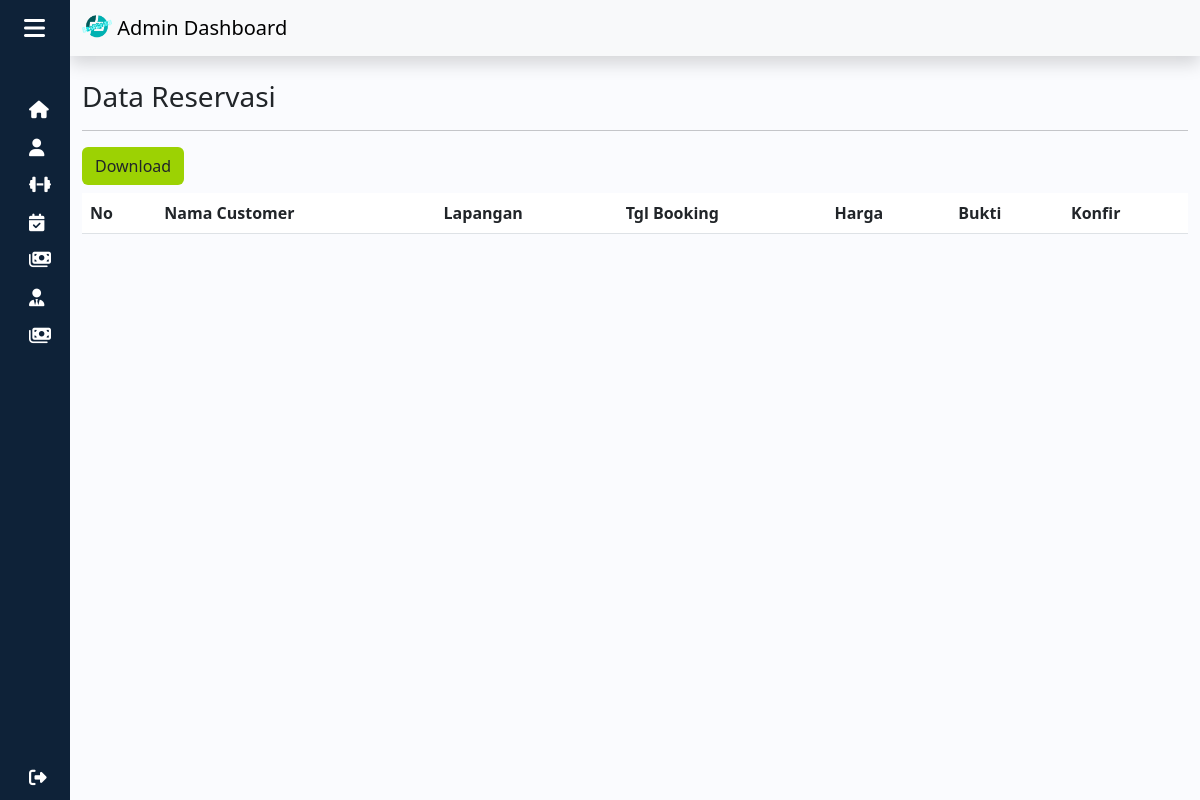
The app's page /admin/reservasi.php (signed in), older data.
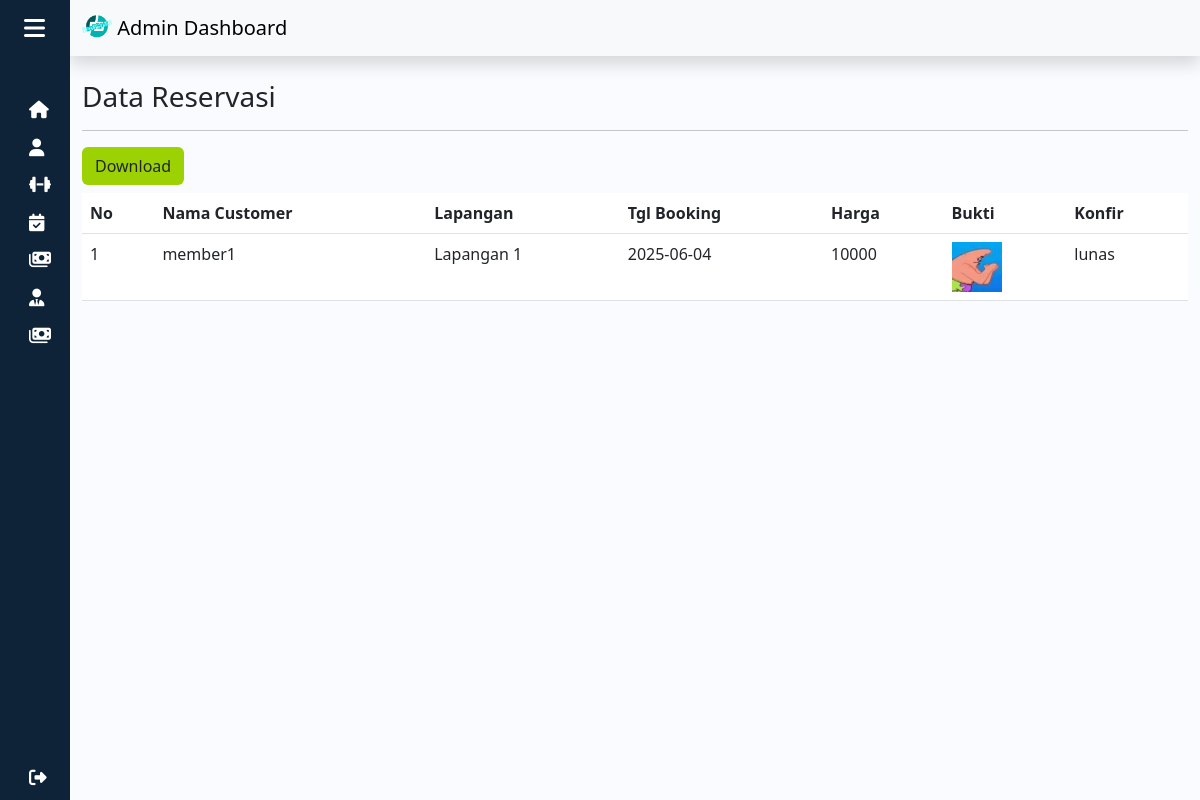
The same page, newer data.
### tables this page shows
CREATE TABLE `reservasi` (
  `id_reservasi` int(11) NOT NULL,
  `id_jadwal` int(11) NOT NULL,
  `id_lapangan` int(11) NOT NULL,
  `id_user` int(11) NOT NULL,
  `tanggal_booking` date NOT NULL,
  `jam_booking` text NOT NULL,
  `harga` int(11) NOT NULL,
  `bukti_pembayaran` text NOT NULL,
  `konfirmasi` enum('belum lunas','lunas') NOT NULL
);

CREATE TABLE `user` (
  `id_user` int(11) NOT NULL,
  `id_role` int(11) NOT NULL,
  `email_user` varchar(50) NOT NULL,
  `password_user` varchar(50) NOT NULL,
  `nama_user` varchar(50) NOT NULL,
  `no_wa_user` varchar(15) NOT NULL
);

CREATE TABLE `lapangan` (
  `id_lapangan` int(11) NOT NULL,
  `nama_lapangan` varchar(50) NOT NULL,
  `harga_lapangan` int(11) NOT NULL,
  `foto_lapangan` text NOT NULL
);

### session.php (called while the page is built)
<?php
if (!isset($_SESSION['role'])) {
  header("location:login.php");
} else {
  $role = $_SESSION['role'];
}
?>

### function.php (called while the page is built, shortened)
<?php
$conn = mysqli_connect("localhost", "root", "", "futsal");
function query($data)
{
    global $conn;
    $result = mysqli_query($conn, $data);
    $rows = [];
    while ($row = mysqli_fetch_assoc($result)) {
        $rows[] = $row;
    }
    return $rows;
}

### admin/reservasi.php (the view, shortened to what this page needs)
<?php
require "../session.php";
require "../function.php";
$reservasi = query("SELECT reservasi.*, user.nama_user, lapangan.nama_lapangan
                    FROM reservasi
                    JOIN user ON reservasi.id_user = user.id_user
                    JOIN lapangan ON reservasi.id_lapangan = lapangan.id_lapangan");
?>
<!DOCTYPE html>
<html lang="en">
<head>
  <link rel="stylesheet" href="../style.css">
  <link rel="stylesheet" href="https://cdnjs.cloudflare.com/ajax/libs/font-awesome/6.4.0/css/all.min.css">
  <link href="https://cdn.lineicons.com/4.0/lineicons.css" rel="stylesheet" />
  <link href="https://cdn.jsdelivr.net/npm/bootstrap@5.3.0-alpha1/dist/css/bootstrap.min.css" rel="stylesheet">
</head>
<body>
  <div class="wrapper">
    <?php require_once '../templates/navbarAdmin.php'; ?>
    <div class="main">
      <nav class="navbar bg-light shadow">
        <div class="container-fluid">
          <a class="navbar-brand" href="#">
            <img src="../assets/img/logo.png" alt="Logo" width="30" height="24" class="d-inline-block align-text-top">
            Admin Dashboard
          </a>
        </div>
      </nav>
      <div class="container">
        <h3 class="mt-4">Data Reservasi</h3>
        <hr>
        <a href="export.php" class="btn btn-inti mb-2">Download</a>
        <div class="table-responsive">
          <table class="table table-hover">
            <thead class="table-inti">
              <tr>
                <th scope="col">No</th>
                <th scope="col">Nama Customer</th>
                <th scope="col">Lapangan</th>
                <th scope="col">Tgl Booking</th>
                <th scope="col">Harga</th>
                <th scope="col">Bukti</th>
                <th scope="col">Konfir</th>
              </tr>
            </thead>
            <tbody>
              <?php $reservasi = array_reverse($reservasi);
              $i = count($reservasi);
              foreach ($reservasi as $row) : ?>
                <tr>
                  <td><?= $i--; ?></td>
                  <td><?= $row["nama_user"]; ?></td>
                  <td><?= $row["nama_lapangan"]; ?></td>
                  <td><?= $row["tanggal_booking"]; ?></td>
                  <td><?= $row["harga"]; ?></td>
                  <td><img src="../img/Bukti Pembayaran/<?= $row["bukti_pembayaran"]; ?>" width="50" height="50"></td>
                  <td>
                    <?php
                    if ($row["konfirmasi"] == "lunas") {
                      echo $row["konfirmasi"];
                    }
                    ?>
                  </td>
                </tr>
              <?php endforeach; ?>
            </tbody>
          </table>
        </div>
      </div>
    </div>
</body>
</html>

### templates/navbarAdmin.php (shortened to what this page needs)
<aside id="sidebar">
  <div class="d-flex">
    <button class="toggle-btn" type="button">
      <i class="fa-solid fa-bars"></i>
    </button>
  </div>
  <ul class="sidebar-nav">
    <li class="sidebar-item">
      <a href="home.php" class="sidebar-link d-flex align-items-center">
        <i class="fa-solid fa-house fa-fw me-3"></i>
      </a>
    </li>
    <li class="sidebar-item">
      <a href="member.php" class="sidebar-link d-flex align-items-center">
        <i class="fa-solid fa-user fa-fw me-3"></i>
      </a>
    </li>
    <li class="sidebar-item">
      <a href="lapangan.php" class="sidebar-link d-flex align-items-center">
        <i class="fa-solid fa-dumbbell fa-fw me-3"></i>
      </a>
    </li>
    <li class="sidebar-item">
      <a href="jadwal.php" class="sidebar-link d-flex align-items-center">
        <i class="fa-solid fa-calendar-check fa-fw me-3"></i>
      </a>
    </li>
    <li class="sidebar-item">
      <a href="reservasi.php" class="sidebar-link d-flex align-items-center">
        <i class="fa-solid fa-money-bills fa-fw me-3"></i>
      </a>
    </li>
    <?php if ($role == "SuperAdmin") : ?>
      <li class="sidebar-item">
        <a href="admin.php" class="sidebar-link d-flex align-items-center">
          <i class="fa-solid fa-user-tie fa-fw me-3"></i>
        </a>
      </li>
    <?php endif; ?>
    <li class="sidebar-item">
      <a href="../index.php" class="sidebar-link d-flex align-items-center">
        <i class="fa-solid fa-money-bills fa-fw me-3"></i>
      </a>
    </li>
  </ul>
  <div class="sidebar-footer">
    <a href="../logout.php" class="sidebar-link">
      <i class="fa-solid fa-right-from-bracket"></i>
    </a>
  </div>
</aside>

### style.css (style rules this page uses)
:root { --primary: #9cd203; --hover: #79a300; --bg: #eeeeee; }
a { text-decoration: none; }
li { list-style: none; }
body { font-family: 'Poppins', sans-serif; }
.wrapper { display: flex; }
.main { min-height: 100vh; width: 100%; overflow: hidden; transition: all 0.35s ease-in-out; background-color: #fafbfe; }
#sidebar { width: 70px; min-width: 70px; z-index: 1000; transition: all .25s ease-in-out; background-color: #0e2238; display: flex; flex-direction: column; }
.toggle-btn { background-color: transparent; cursor: pointer; border: 0; padding: 1rem 1.5rem; }
.toggle-btn i { font-size: 1.5rem; color: #FFF; }
.sidebar-nav { padding: 2rem 0; flex: 1 1 auto; }
a.sidebar-link { text-decoration: none !important; padding: .625rem 1.625rem; color: #FFF; display: block; font-size: 1rem; white-space: nowrap; border-left: 3px solid transparent; }
.sidebar-link i { font-size: 1.1rem; margin-right: .75rem; }
.sidebar-item { position: relative; }
.table-inti { background-color: #0e2238; color: #FFF; }
.btn-inti { background-color: var(--primary) !important; }

Row changes from the older to the newer data that the page shows:
added reservasi: id_user.nama_user "member1", id_lapangan.nama_lapangan "Lapangan 1", tanggal_booking "2025-06-04", harga "10000", bukti_pembayaran (picture), konfirmasi "lunas"
